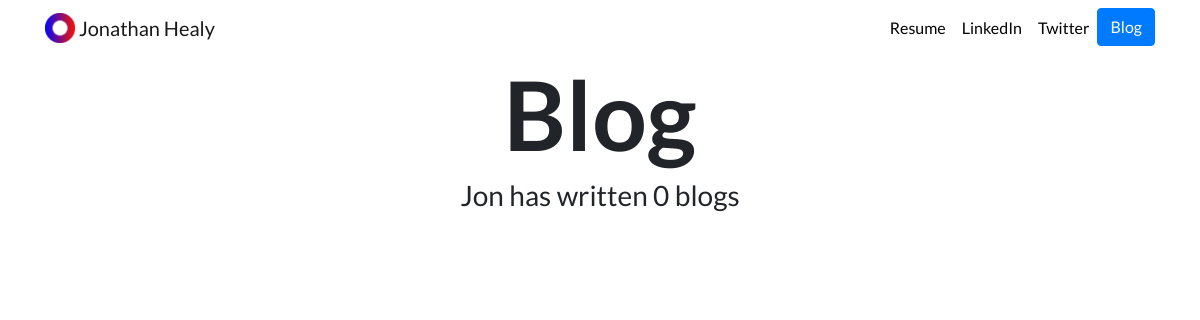
Page /blog/ on the earlier database version.
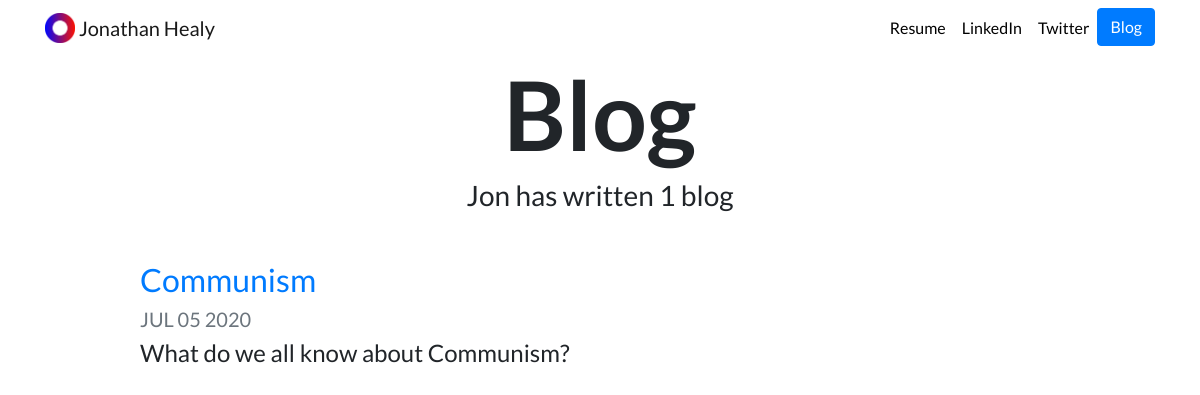
Same page on the later database version.
### blog/models.py (models this page shows, shortened)
class Blog(models.Model):
    title = models.CharField(max_length=200)
    description = models.TextField()
    date = models.DateField()

### blog/views.py (the view)
# urls.py: path('', views.all_blogs, name='all_blogs'),
def all_blogs(request):
    blogs = Blog.objects.order_by('-date')
    return render(request, 'blog/all_blogs.html', {'blogs':blogs})

### blog/templates/blog/all_blogs.html
{% extends "portfolio/base.html" %}
{% load static %}
{% block content %}
<h1 id="blogtitle" class="font-weight-bold text-center">Blog</h1>
<h3 class="text-center mb-5">Jon has written {{ blogs.count }} blog{{ blogs.count|pluralize }}</h3>
{% for blog in blogs %}
<div class="row justify-content-center my-3">
  <div class="col-md-10">
    <a href="{% url 'blog:detail' blog.id %}">
      <h2>{{ blog.title }}</h2>
    </a>
    <h5 class="text-muted">{{ blog.date|date:'M d Y'|upper }}</h5>
    <h4>{{ blog.description|striptags|truncatechars:100 }}</h4>
  </div>
</div>
{% endfor %}
{% endblock %}

Differences in the rows shown:
added Blog: title "Communism", date "JUL 05 2020", description "What do we all know about Communism?"
Other differences:
{{ blogs.count }}: "0" → "1"
